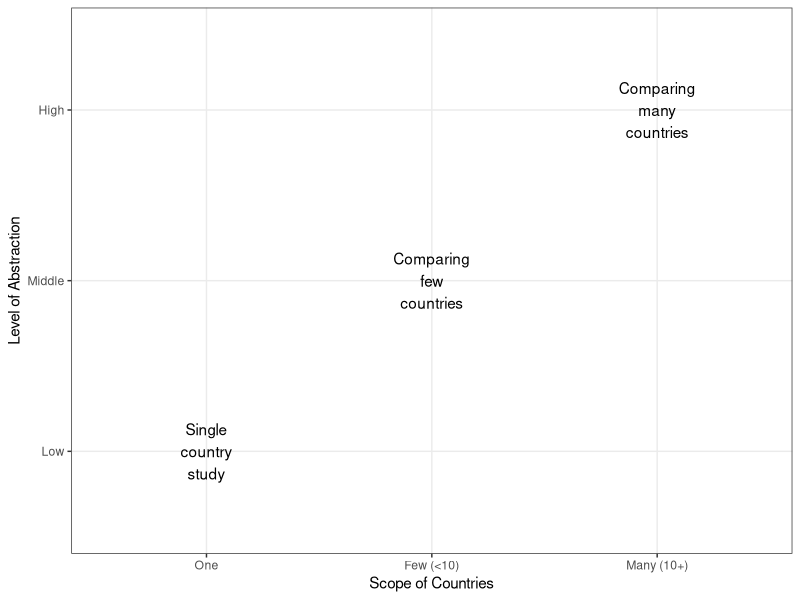

Reproduce this figure in R.
## ---- chunk 1

knitr::opts_chunk$set(echo = TRUE, message = FALSE, warning = FALSE, 
                      dev = 'svg', out.width = "45%", fig.width = 6,
                      fig.align="center")

## ---- chunk 2

require(ggplot2)

df <-
    data.frame('Scope of Countries' = 
                 factor(c('One', 'Few (<10)', 'Many (10+)'),
                        levels = c('One', 'Few (<10)', 'Many (10+)')),
             'Level of Abstraction' = factor(c('Low', 'Middle', 'High'),
                                             levels = c('Low', 'Middle', 'High')),
             label = c("Single\ncountry\nstudy",
                       "Comparing\nfew\ncountries",
                       "Comparing\nmany\ncountries"))

colnames(df) <- 
  c('Scope of Countries', 'Level of Abstraction', 'label')
  

ggplot(df,
       aes(x = `Scope of Countries`, y = `Level of Abstraction`, label = label)) +
  geom_text() +
  theme_bw()


## ---- chunk 3
require(DiagrammeR)

DiagrammeR::grViz("
  digraph graph2 {
  
  graph [layout = dot, rankdir = LR]
  
  # node definitions with substituted label text
  node [shape = oval, style = filled]
  a [label = 'Similar\nfeature set', fillcolor = Orange]
  b [label = 'Case 1']
  c [label = 'Case 2']
  d [label = 'Outcome A', fillcolor = Deepskyblue]
  e [label = 'Outcome B', fillcolor = Deepskyblue]

  
  a -> b; a -> c; b -> d; c -> e
  }
  ",
  height = 100)

## ---- chunk 4
require(DiagrammeR)

DiagrammeR::grViz("
  digraph graph2 {
  
  graph [layout = dot, rankdir = LR]
  
  # node definitions with substituted label text
  node [shape = oval, style = filled]
  a [label = 'Feature\nset A', fillcolor = Orange]
  b [label = 'Feature\nset B', fillcolor = Orange]
  c [label = 'Case 1']
  d [label = 'Case 2']
  e [label = 'Same outcome', fillcolor = Deepskyblue]

  
  a -> c; b -> d; c -> e; d -> e
  }
  ",
  height = 220)
## ---- chunk 5

require(knitr)
require(kableExtra)

data.frame(case = c("Mother", "Father", "Daugther", "Son"),
           meal = c(T),
           seafood = c(TRUE, FALSE, FALSE, TRUE),
           salad = c(T,T,T,F),
           chicken = c(F, T, F, T),
           sick = c(T, T, T, F)) %>%
  knitr::kable() %>%
  column_spec(2:5, background = "orange") %>%
  column_spec(4, background = "gold") %>%
  column_spec(6, background = "deepskyblue") %>%
  row_spec(4, bold = T)

## ---- chunk 6

DiagrammeR::grViz("
  digraph graph2 {
  
  graph [layout = dot, rankdir = LR]
  
  # node definitions with substituted label text
  node [shape = oval, style = filled]
  a [label = 'Similar\nfeature set', fillcolor = Orange]
  b [label = 'Mother']
  c [label = 'Father']
  d [label = 'Daugther']
  e [label = 'Son']
  f [label = 'Sick', fillcolor = Deepskyblue]
  g [label = 'Not sick', fillcolor = Deepskyblue]

  
  a -> b; a -> c;  a -> d; a -> e; 
  b -> f; c -> f; d -> f; e -> g
  }
  ",
  height = 240, width = 750)

## ---- chunk 7

DiagrammeR::grViz("
  digraph graph2 {
  
  graph [layout = dot, rankdir = LR]
  
  # node definitions with substituted label text
  node [shape = oval, style = filled]
  a [label = 'Similar\nfeature set', fillcolor = Orange]
  b [label = 'Sweden']
  c [label = 'Finland']
  d [label = 'No lockdown', fillcolor = Deepskyblue]
  e [label = 'Lockdown', fillcolor = Deepskyblue]

  
  a -> b; a -> c; b -> d; c -> e
  }
  ",
  height = 100)

## ---- chunk 8

require(knitr)
require(kableExtra)

data.frame(case = c("Mother", "Father", "Daugther", "Son"),
           meal = c(T),
           seafood = c(T,T,T,T),
           salad = c(T,T,T,F),
           chicken = c(F,T,F,T),
           sick = c(T,T,T,T)) %>%
  knitr::kable() %>%
  column_spec(2:5, background = "orange") %>%
  column_spec(3, background = "gold") %>%
  column_spec(6, background = "deepskyblue")

## ---- chunk 9

require(DiagrammeR)

DiagrammeR::grViz("
  digraph graph2 {
  
  graph [layout = dot, rankdir = LR]
  
  # node definitions with substituted label text
  node [shape = oval, style = filled]
  a [label = 'Feature set A', fillcolor = Orange]
  b [label = 'Feature set B', fillcolor = Orange]
  c [label = 'Feature set C', fillcolor = Orange]
  d [label = 'Feature set D', fillcolor = Orange]
  e [label = 'Mother']
  f [label = 'Father']
  g [label = 'Daugther']
  h [label = 'Son']
  i [label = 'Sick', fillcolor = Deepskyblue]

  
  a -> e; b -> f; c -> g; d -> h
  e -> i; f -> i; g -> i; h -> i;
  }
  ", 
  height = 220, width = 750)

## ---- chunk 10
require(DiagrammeR)

DiagrammeR::grViz("
  digraph graph2 {
  
  graph [layout = dot, rankdir = LR]
  
  # node definitions with substituted label text
  node [shape = oval, style = filled]
  a [label = 'Feature set A', fillcolor = Orange]
  b [label = 'Feature set B', fillcolor = Orange]
  c [label = 'Feature set C', fillcolor = Orange]
  d [label = 'France']
  e [label = 'China']
  f [label = 'Russia']
  g [label = 'Revolution', fillcolor = Deepskyblue]

  
  a -> d; b -> e; c -> f; 
  d -> g; e -> g; f -> g;  
  }
  ",
  height = 190)
